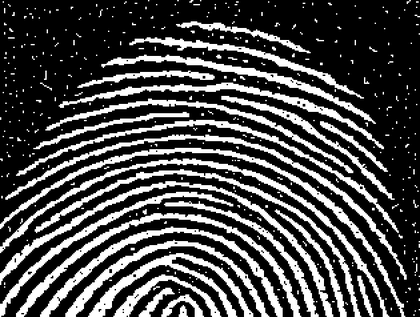
%> input picture SY5/Fig0911(a).tif, 420 x 317 px, shrunk from 630 x 476 before the run
$ octave sy5.m   (GNU Octave 9; MATLAB toolbox functions it lacks are replaced by stand-ins)
%> lines starting %> are read from the running program, lines starting %| are printed output that depends on the picture; in (x1, y1, x2, y2) boxes, pixels count from 0 and x2, y2 are one past the last pixel; in counts of white or black regions, pixels touching at a corner belong together; the program's own positions count from 1
### DIP/SY5/myswell.m
% 函数myswell:根据模板对图像进行膨胀操作
% 输入参数:I:原图像
%          modelx:模板（对于背景色为黑色）
%          有参数n（n>0）:执行n次（递归实现）
%          无参数n:执行一次
% 输出参数:膨胀后的图像数据OUT
% 使用函数:nargin:判断函数输入参数的数目参数
%         size(x):求矩阵大小
%         zeros():为矩阵分配空间
%         im2bw(x):二值化（即转化为逻辑值）
%         sum():求和
function OUT=myswell(I,model,n)
if nargin ==2
    [x,y]=size(I);      %获取原图像的大小
    w=(size(model)-1)/2;
    OUT=im2bw(zeros(x,y));
    for i=w+1:x-1
        for j=w+1:y-1
            if(sum(sum(I(i-w:i+w,j-w:j+w)&model))>0)
                OUT(i,j)=1;
            end
        end
    end
elseif nargin>2
	[x,y]=size(I);      %获取原图像的大小
    w=(size(model)-1)/2;
    OUT=im2bw(zeros(x,y));
    for i=w+1:x-1
        for j=w+1:y-1
            if(sum(sum(I(i-w:i+w,j-w:j+w)&model))>0)
                OUT(i,j)=1;
            end
        end
    end
	n=n-1;
	if n>0
        OUT=myswell(OUT,model,n);
	end
end

### SY5/mycorrode.m
% 函数mycorrode:根据模板对图像进行腐蚀操作
% 输入参数:I:原图像
%          modelx:模板（对于背景色为黑色）
%          有参数n（n>0）:执行n次（递归实现）
%          无参数n:执行一次
% 输出参数:腐蚀后的图像数据OUT
% 使用函数:nargin:判断函数输入参数的数目参数
%         size(x):求矩阵大小
%         zeros():为矩阵分配空间
%         im2bw(x):二值化（即转化为逻辑值）
%         sum():求和
function OUT=mycorrode(I,model,n)
if nargin ==2
    [x,y]=size(I);      %获取原图像的大小
    w=(size(model)-1)/2;
    OUT=im2bw(zeros(x,y));
    for i=w+1:x-1
        for j=w+1:y-1
            if(sum(sum(I(i-w:i+w,j-w:j+w)&model))==sum(model(:)))
                OUT(i,j)=1;
            end
        end
    end
elseif nargin>2
    [x,y]=size(I);      %获取原图像的大小
    w=(size(model)-1)/2;
    OUT=im2bw(zeros(x,y));
    for i=w+1:x-1
        for j=w+1:y-1
            if(sum(sum(I(i-w:i+w,j-w:j+w)&model))==sum(model(:)))
                OUT(i,j)=1;
            end
        end
    end
	n=n-1;
	if n>0
        OUT=mycorrode(OUT,model,n);
	end
end

### DIP/SY5/myclose.m
% 函数myclose:根据模板对图像进行闭运算
% 输入参数:I:原图像
%          modelx:模板（对于背景色为黑色）
%          有参数n（n>0）:执行n次（递归实现）
%          无参数n:执行一次
% 输出参数:闭运算后的图像数据OUT
% 使用函数:nargin:判断函数输入参数的数目参数
%         myswell():膨胀
%         mycorrode():腐蚀
function OUT=myclose(I,model,n)
if nargin ==2
    OUT=myswell(I,model);%先膨胀后腐蚀
    OUT=mycorrode(OUT,model);
elseif nargin>2
	OUT=myswell(I,model);
	OUT=mycorrode(OUT,model);
	n=n-1;
	if n>0
        OUT=myclose(OUT,model,n);
	end
end

### DIP/SY5/myopen.m
% 函数myclose:根据模板对图像进行开运算
% 输入参数:I:原图像
%          modelx:模板（对于背景色为黑色）
%          有参数n（n>0）:执行n次（递归实现）
%          无参数n:执行一次
% 输出参数:开运算后的图像数据OUT
% 使用函数:nargin:判断函数输入参数的数目参数
%         myswell():膨胀
%         mycorrode():腐蚀
function OUT =myopen(I,model,n)
if nargin ==2
    OUT=mycorrode(I,model);%先腐蚀后膨胀
    OUT=myswell(OUT,model);
elseif nargin>2
	OUT=mycorrode(I,model);
	OUT=myswell(OUT,model);
	n=n-1;
	if n>0
        OUT=myclose(OUT,model,n);
	end
end

### SY5/sy5.m
clear all;close all;clc;
%% 1、采用形态学处理方法实现图像去噪。
I=imread('Fig0911(a).tif');
%> I is the input picture: size 317x420 uint8; min 0, max 255, mean 73
model=[0,1,0;1,1,1;0,1,0];  %定义3×3模板（背景色为黑色）
I1=myswell(I,model);%膨胀
%> after the loop in myswell, `for i=w+1:x-1`:
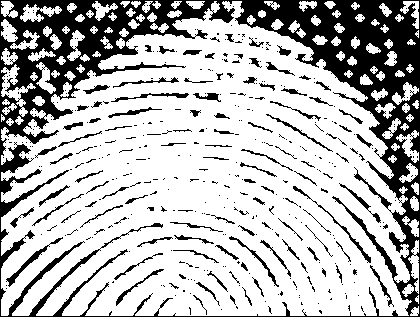
%> OUT: size 317x420 logical; 72.6% white; 388 black regions (290 under 20 px), largest, box (x1, y1, x2, y2) and area: (0, 0, 420, 317) 28931, (6, 237, 63, 287) 292, (293, 186, 371, 263) 266
I2=myclose(I1,model,5);%闭运算
%> call 2 of myswell, with model = [0 1 0; 1 1 1; 0 1 0]
%> after the loop in myswell (call 2), `for i=w+1:x-1`:
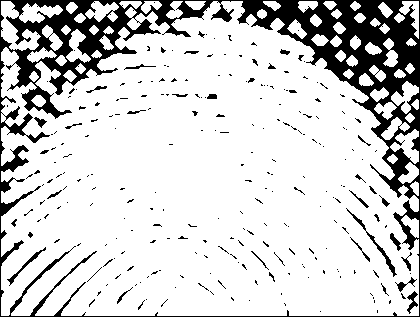
%> OUT: size 317x420 logical; 82.4% white; 252 black regions (218 under 20 px), largest, box (x1, y1, x2, y2) and area: (0, 0, 420, 317) 20514, (346, 208, 397, 277) 249, (7, 247, 46, 286) 157
%> after the loop in mycorrode, `for i=w+1:x-1`:
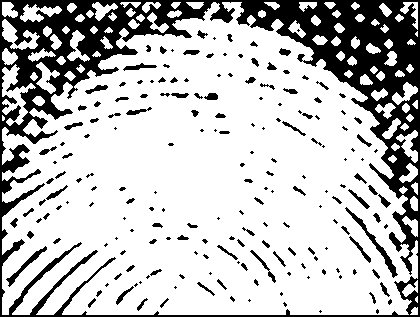
%> OUT: size 317x420 logical; 75.6% white; 189 black regions (96 under 20 px), largest, box (x1, y1, x2, y2) and area: (0, 0, 420, 317) 27188, (345, 207, 398, 278) 396, (6, 246, 47, 287) 248
%> after the loop in myswell (call 3), `for i=w+1:x-1`: OUT: size 317x420 logical; 82.4% white; 250 black regions (217 under 20 px), largest, box (x1, y1, x2, y2) and area: (0, 0, 420, 317) 20701, (346, 208, 397, 277) 249, (7, 247, 46, 286) 157
I3=mycorrode(I2,model,2);%腐蚀
%> call 6 of mycorrode, with model = [0 1 0; 1 1 1; 0 1 0], n = 2
%> after the loop in mycorrode (call 6), `for i=w+1:x-1`:
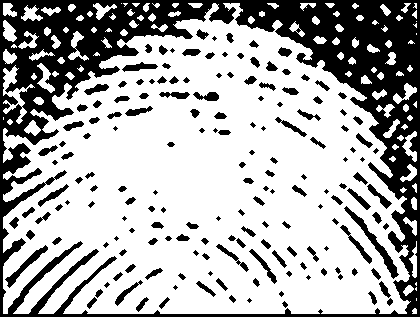
%> OUT: size 317x420 logical; 68.4% white; 168 black regions (40 under 20 px), largest, box (x1, y1, x2, y2) and area: (0, 0, 420, 317) 33076, (344, 206, 399, 279) 547, (5, 245, 48, 288) 343
%> call 7 of mycorrode, with model = [0 1 0; 1 1 1; 0 1 0], n = 1
%> after the loop in mycorrode (call 7), `for i=w+1:x-1`:
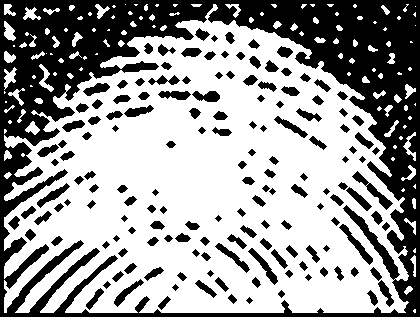
%> OUT: size 317x420 logical; 61.2% white; 154 black regions, largest, box (x1, y1, x2, y2) and area: (0, 0, 420, 317) 39860, (352, 171, 393, 210) 334, (339, 224, 373, 265) 301
I4=myopen(I3,model,5);%开运算
%> call 8 of mycorrode, with model = [0 1 0; 1 1 1; 0 1 0]
%> after the loop in mycorrode (call 8), `for i=w+1:x-1`:
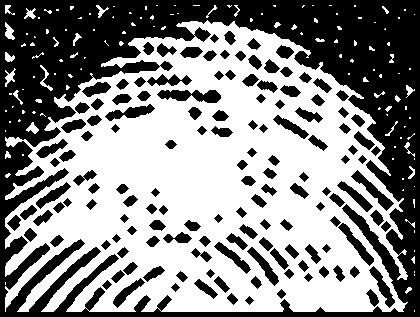
%> OUT: size 317x420 logical; 54.2% white; 140 black regions, largest, box (x1, y1, x2, y2) and area: (0, 0, 420, 317) 45082, (157, 90, 221, 103) 551, (351, 170, 394, 211) 428
%> (the run ends here)
